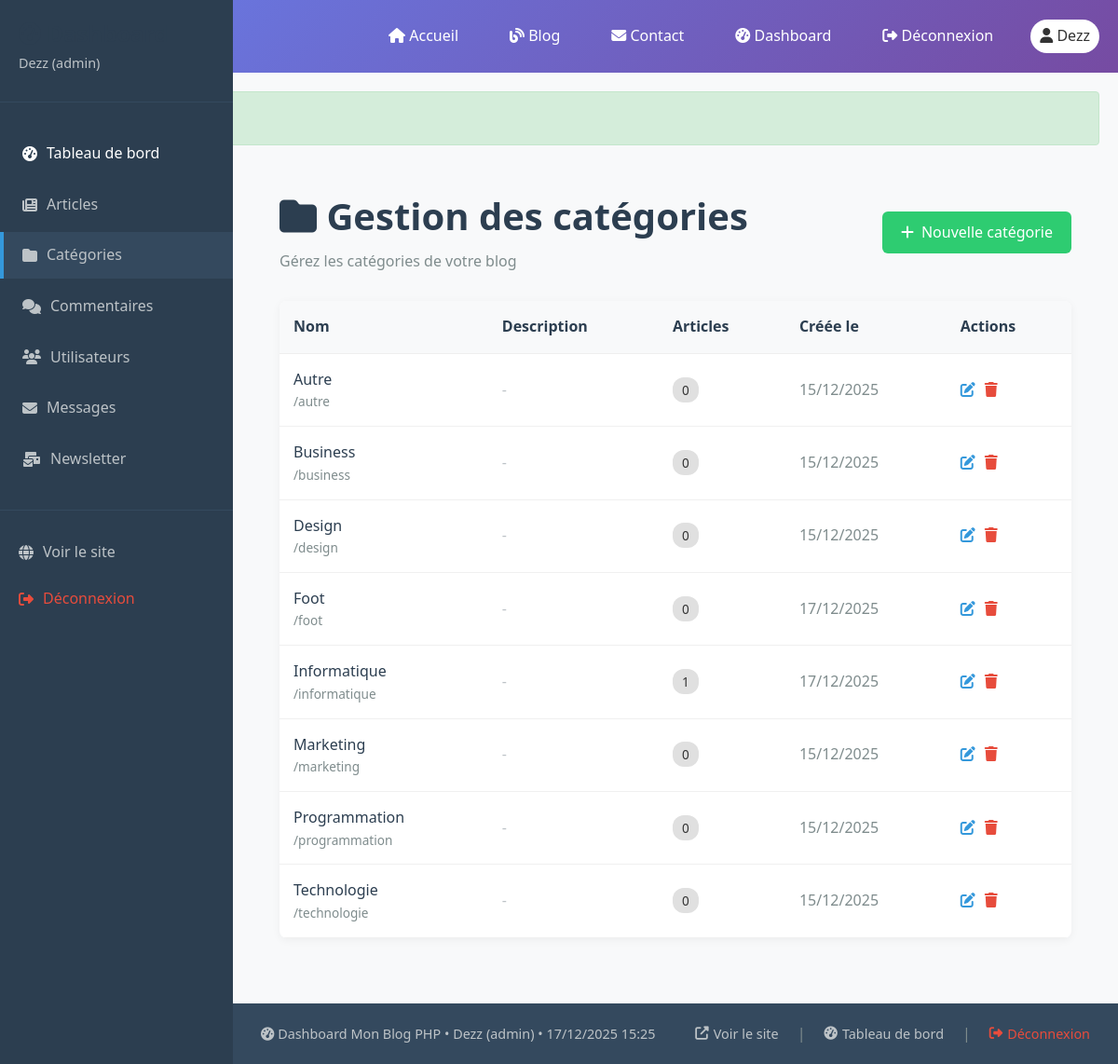
/dashboard/categories.php (signed in), run on the app's committed database.
### tables this page shows
CREATE TABLE `categories` (
  `id` int(11) NOT NULL,
  `name` varchar(100) NOT NULL,
  `slug` varchar(100) NOT NULL,
  `description` text DEFAULT NULL,
  `created_at` datetime DEFAULT current_timestamp()
);

### classes/Database.php (called while the page is built, shortened)
<?php
class Database {
    private static $instance = null;
    private function __construct() {
        try {
            $this->pdo = new PDO(
                "mysql:host=" . DB_HOST . ";dbname=" . DB_NAME . ";charset=utf8mb4",
                DB_USER,
                DB_PASS,
                [
                    PDO::ATTR_ERRMODE => PDO::ERRMODE_EXCEPTION,
                    PDO::ATTR_DEFAULT_FETCH_MODE => PDO::FETCH_ASSOC,
                    PDO::ATTR_EMULATE_PREPARES => false
                ]
            );
        } catch(PDOException $e) {
            die("Database connection failed: " . $e->getMessage());
        }
    }
    public static function getInstance() {
        if(self::$instance === null) {
            self::$instance = new Database();
        }
        return self::$instance->pdo;
    }
    public static function query($sql, $params = []) {
        $stmt = self::getInstance()->prepare($sql);
        $stmt->execute($params);
        return $stmt;
    }
    public static function fetchAll($sql, $params = []) {
        return self::query($sql, $params)->fetchAll();
    }
}
?>

### classes/Category.php (called while the page is built, shortened)
<?php
class Category {
    public function getAllWithCount() {
        return Database::fetchAll("
            SELECT c.*, COUNT(a.id) as article_count
            FROM categories c
            LEFT JOIN articles a ON c.id = a.category_id AND a.published = 1
            GROUP BY c.id
            ORDER BY c.name
        ");
    }
}
?>

### dashboard/categories.php (the view, shortened to what this page needs)
<?php
require_once '../classes/Database.php';
require_once '../classes/Category.php';
$categoryClass = new Category();
$action = isset($_GET['action']) ? $_GET['action'] : 'list';
switch($action) {
    case 'list':
    default:
        $categories = $categoryClass->getAllWithCount();
        $page_title = "Gestion des catégories";
        break;
}
include '../includes/header.php';
?>
<div style="min-height: 100vh; background: #f8f9fa;">
    <?php include 'sidebar.php'; ?>
    <div style="margin-left: 250px; padding: 30px;">
        <div style="margin-bottom: 30px;">
            <div style="display: flex; justify-content: space-between; align-items: center;">
                <div>
                    <h1 style="margin: 0 0 10px; color: #2c3e50;">
                        <i class="fas fa-folder"></i> <?php echo $page_title; ?>
                    </h1>
                    <p style="color: #7f8c8d; margin: 0;">
                        <?php echo $action == 'list' ? "Gérez les catégories de votre blog" : ""; ?>
                    </p>
                </div>
                <?php if($action == 'list'): ?>
                <a href="categories.php?action=create"
                   style="background: #2ecc71; color: white; padding: 10px 20px; border-radius: 6px; text-decoration: none; display: inline-flex; align-items: center; gap: 8px;">
                    <i class="fas fa-plus"></i> Nouvelle catégorie
                </a>
                <?php endif; ?>
            </div>
        </div>
        <?php if($action == 'create' || $action == 'edit'): ?>
        <div style="max-width: 600px; margin: 0 auto;">
            <div style="background: white; padding: 30px; border-radius: 8px; box-shadow: 0 2px 10px rgba(0,0,0,0.05);">
                <form method="POST">
                    <div style="display: grid; gap: 20px;">
                        <div>
                            <label style="display: block; margin-bottom: 8px; font-weight: 500; color: #2c3e50;">
                                Nom de la catégorie *
                            </label>
                            <input type="text" name="name" required
                                   value="<?php echo isset($category) ? htmlspecialchars($category['name']) : ''; ?>"
                                   placeholder="Ex: Technologie, Programmation, Design..."
                                   style="width: 100%; padding: 12px; border: 1px solid #ddd; border-radius: 6px; font-size: 1rem;">
                            <small style="color: #7f8c8d; display: block; margin-top: 5px;">
                                Minimum 3 caractères
                            </small>
                        </div>
                        <div>
                            <label style="display: block; margin-bottom: 8px; font-weight: 500; color: #2c3e50;">
                                Description (optionnel)
                            </label>
                            <textarea name="description" rows="4"
                                      placeholder="Description de la catégorie..."
                                      style="width: 100%; padding: 12px; border: 1px solid #ddd; border-radius: 6px; font-size: 1rem; resize: vertical;"><?php echo isset($category) ? htmlspecialchars($category['description']) : ''; ?></textarea>
                        </div>
                        <div style="display: flex; justify-content: space-between; align-items: center; padding-top: 20px; border-top: 1px solid #eee;">
                            <a href="categories.php"
                               style="padding: 12px 25px; border: 1px solid #ddd; border-radius: 6px; text-decoration: none; color: #7f8c8d;">
                                Annuler
                            </a>
                            <button type="submit"
                                    style="background: #2ecc71; color: white; padding: 12px 30px; border: none; border-radius: 6px; font-size: 1rem; cursor: pointer;">
                                <?php echo $action == 'create' ? 'Créer la catégorie' : 'Mettre à jour'; ?>
                            </button>
                        </div>
                    </div>
                </form>
            </div>
        </div>
        <?php else: ?>
        <?php if(empty($categories)): ?>
        <div style="background: white; padding: 50px; border-radius: 8px; box-shadow: 0 2px 10px rgba(0,0,0,0.05); text-align: center;">
            <i class="fas fa-folder" style="font-size: 3rem; color: #ddd; margin-bottom: 15px;"></i>
            <h3 style="color: #95a5a6; margin-bottom: 10px;">Aucune catégorie</h3>
            <p style="color: #bdc3c7;">Commencez par créer votre première catégorie</p>
        </div>
        <?php else: ?>
        <div style="background: white; border-radius: 8px; box-shadow: 0 2px 10px rgba(0,0,0,0.05); overflow: hidden;">
            <table style="width: 100%; border-collapse: collapse;">
                <thead>
                    <tr style="background: #f8f9fa;">
                        <th style="padding: 15px; text-align: left; border-bottom: 1px solid #eee; color: #2c3e50;">Nom</th>
                        <th style="padding: 15px; text-align: left; border-bottom: 1px solid #eee; color: #2c3e50;">Description</th>
                        <th style="padding: 15px; text-align: left; border-bottom: 1px solid #eee; color: #2c3e50;">Articles</th>
                        <th style="padding: 15px; text-align: left; border-bottom: 1px solid #eee; color: #2c3e50;">Créée le</th>
                        <th style="padding: 15px; text-align: left; border-bottom: 1px solid #eee; color: #2c3e50;">Actions</th>
                    </tr>
                </thead>
                <tbody>
                    <?php foreach($categories as $cat): ?>
                    <tr style="border-bottom: 1px solid #f0f0f0;">
                        <td style="padding: 15px;">
                            <div style="font-weight: 500; color: #2c3e50;"><?php echo htmlspecialchars($cat['name']); ?></div>
                            <div style="font-size: 0.85rem; color: #7f8c8d;">/<?php echo $cat['slug']; ?></div>
                        </td>
                        <td style="padding: 15px; color: #7f8c8d;">
                            <?php echo $cat['description'] ? htmlspecialchars(substr($cat['description'], 0, 100)) . (strlen($cat['description']) > 100 ? '...' : '') : '<span style="color: #bdc3c7;">-</span>'; ?>
                        </td>
                        <td style="padding: 15px;">
                            <span style="background: #e0e0e0; padding: 4px 10px; border-radius: 12px; font-size: 0.85rem;">
                                <?php echo $cat['article_count']; ?>
                            </span>
                        </td>
                        <td style="padding: 15px; color: #7f8c8d;">
                            <?php echo date('d/m/Y', strtotime($cat['created_at'])); ?>
                        </td>
                        <td style="padding: 15px;">
                            <div style="display: flex; gap: 10px;">
                                <a href="categories.php?action=edit&id=<?php echo $cat['id']; ?>"
                                   style="color: #3498db; text-decoration: none;" title="Éditer">
                                    <i class="fas fa-edit"></i>
                                </a>
                                <a href="categories.php?action=delete&id=<?php echo $cat['id']; ?>"
                                   onclick="return confirm('Supprimer cette catégorie ?')"
                                   style="color: #e74c3c; text-decoration: none;" title="Supprimer">
                                    <i class="fas fa-trash"></i>
                                </a>
                            </div>
                        </td>
                    </tr>
                    <?php endforeach; ?>
                </tbody>
            </table>
        </div>
        <?php endif; ?>
        <?php endif; ?>
    </div>
</div>
<?php include '../includes/footer-dashboard.php'; ?>

### assets/css/style.css (style rules this page uses)
* { margin: 0; padding: 0; box-sizing: border-box; }
html { scroll-behavior: smooth; }
body { font-family: 'Segoe UI', Tahoma, Geneva, Verdana, sans-serif; line-height: 1.6; color: #333; background-color: #f8f9fa; }
h1, h2, h3, h4, h5, h6 { font-weight: 600; line-height: 1.3; margin-bottom: 1rem; color: #2c3e50; }
h1 { font-size: 2.5rem; }
p { margin-bottom: 1rem; }
a { color: #3498db; text-decoration: none; transition: color 0.3s; }

### includes/header.php (style rules this page uses)
* { margin: 0; padding: 0; box-sizing: border-box; }
body { font-family: 'Segoe UI', Tahoma, Geneva, Verdana, sans-serif; line-height: 1.6; }

### data on the page
categories: name "Autre", slug "autre", article_count "0", created_at "15/12/2025"
categories: name "Business", slug "business", article_count "0", created_at "15/12/2025"
categories: name "Design", slug "design", article_count "0", created_at "15/12/2025"
categories: name "Foot", slug "foot", article_count "0", created_at "17/12/2025"
categories: name "Informatique", slug "informatique", article_count "1", created_at "17/12/2025"
categories: name "Marketing", slug "marketing", article_count "0", created_at "15/12/2025"
categories: name "Programmation", slug "programmation", article_count "0", created_at "15/12/2025"
categories: name "Technologie", slug "technologie", article_count "0", created_at "15/12/2025"

### other printed values
$_SESSION['username'] "Dezz"
$_SESSION['role'] "admin"
$page_title "Gestion des catégories"
SITE_NAME "Mon Blog PHP"
